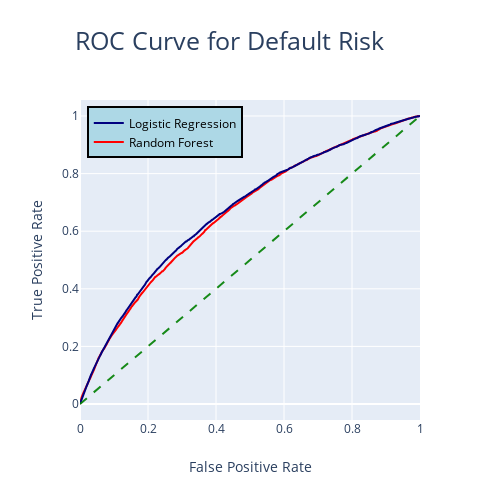

Notebook code for this chart:
### Code cell
auc_fig = go.Figure()
auc_fig.add_trace(go.Scatter(x =rf_fpr, y = rf_tpr,
                             marker={'color':'red', 'size':5},
                             name='Random Forest'
                             ))

auc_fig.add_trace(go.Scatter(x =logreg_fpr, y =logreg_tpr,
                             marker={'color':'navy', 'size':5},
                             name='Logistic Regression'
                         ))

auc_fig.add_trace(go.Scatter(x=[0, 1], y=[0,1], mode='lines', 
                             marker={'color': 'green', 'size': 5}, 
                             line={'dash':'dash'}, opacity=0.9,
                             showlegend=False
                         ))

auc_fig.update_layout(title=go.layout.Title(
                            text='ROC Curve for Default Risk',
                            font= dict(size=25),
                            pad=dict(l=50, t=500)
                            ),
                      legend=go.layout.Legend(
                          x=0.02,y=.98,
                          traceorder='reversed',
                          bgcolor="LightBlue",
                          font = {'color':'black'},
                          bordercolor="Black",
                          borderwidth=2
                          ),
                   xaxis_title='False Positive Rate',
                   yaxis_title='True Positive Rate',
                   autosize=False,
                   width=500,
                   height=500)

### Figure 1 — Plotly figure (JSON) as saved in the notebook; plotly's stock layout.template omitted (floating-point values rounded to 4 significant figures; data arrays with more than 128 entries replaced by an {"elided": "..."} marker saying what was removed)
{"data": [{"marker": {"color": "red", "size": 5}, "name": "Random Forest", "type": "scatter", "x": {"elided": "11032 float values"}, "y": {"elided": "11032 float values"}}, {"marker": {"color": "navy", "size": 5}, "name": "Logistic Regression", "type": "scatter", "x": {"elided": "8940 float values"}, "y": {"elided": "8940 float values"}}, {"line": {"dash": "dash"}, "marker": {"color": "green", "size": 5}, "mode": "lines", "opacity": 0.9, "showlegend": false, "type": "scatter", "x": [0, 1], "y": [0, 1]}], "layout": {"autosize": false, "height": 500, "legend": {"bgcolor": "LightBlue", "bordercolor": "Black", "borderwidth": 2, "font": {"color": "black"}, "traceorder": "reversed", "x": 0.02, "y": 0.98}, "title": {"font": {"size": 25}, "pad": {"l": 50, "t": 500}, "text": "ROC Curve for Default Risk"}, "width": 500, "xaxis": {"title": {"text": "False Positive Rate"}}, "yaxis": {"title": {"text": "True Positive Rate"}}}}
